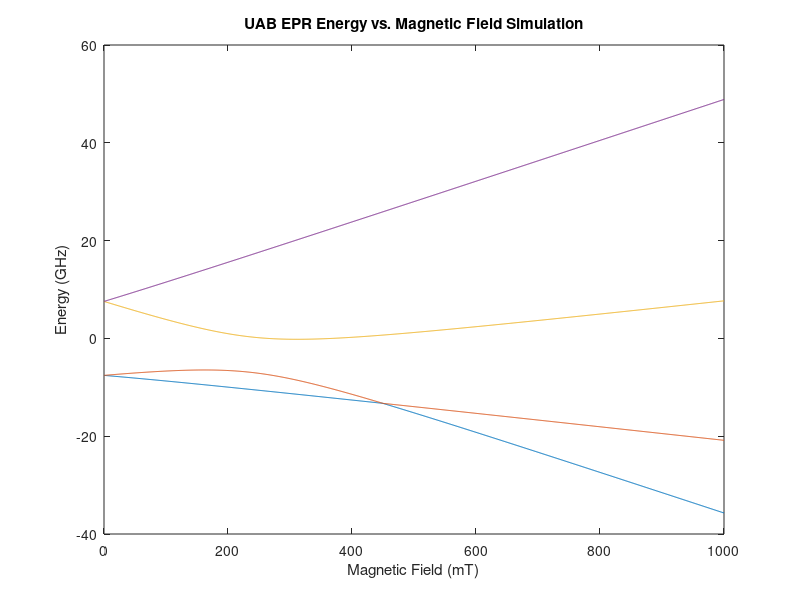

Source code (MATLAB):

%%%%%%%%%%%% IMPORTANT %%%%%%%%%%%%
% The MatLab eig() function returns eigenvalues in ascending order,
% therefore it looks like traces never cross if you zoom in enough. They do
% in fact cross, it just looks like the traces bounce off each other.

clear B_0;
clear g;
clear theta;
clear H;
clear eigenvals;
clear eigenvecs;
clear i;

%%%%%%%%%%%% Diagonalization of Spin Hamiltonian %%%%%%%%%%%%

% Define spin operators

S_z = [3/2 0 0 0;...
       0 1/2 0 0;...
       0 0 -1/2 0;
       0 0 0 -3/2];
       
 
S_x = [0 sqrt(3)/2 0 0;...
       sqrt(3)/2 0 1 0;...
       0 1 0 sqrt(3)/2;...
       0 0 sqrt(3)/2 0];


S_y = [0 sqrt(3)/2i 0 0;...
       -sqrt(3)/2i 0 1/i 0;...
       0 -1/i 0 sqrt(3)/2i;...
       0 0 -sqrt(3)/2i 0];
 
% Spin operators squared
S_xx = S_x * S_x;
S_yy = S_y * S_y;
S_zz = S_z * S_z;
   
% Spin number
s = 3/2;

% Matrix of S^2 eigenvalue
S_sq = s*(s+1) * eye(2*s + 1);

% Assign static magnetic field and constants
B_0 = linspace(0,1000,1001); % static magnetic field in mT
u_0 = 13.996; % Bohr magneton-MHz/mT
g = 2.002319;

for i = 1:length(B_0)
    
    term1 = g*u_0*B_0(i)*S_z;
    term2 = (3*2213)*(S_zz - (1/3)*S_sq); % b20/cm^-1 = 0.2213 (cm^-1*3*10^4 in MHz) 
    term3 = (1/3)*(3*2091)*(S_xx - S_yy); % b22/cm^-1 = 0.2091 Bushcher and Lehmann
    
    H = term1 + term2 + term3;
    
    [V,E] = eig(H,'vector'); % V is matrix of eigenvectors, D is column of eigenvalues
    
    eigenvals(:,i) = E/1000; % each individual E is the ith column in eigenval
    eigenvecs(:,:,i) = V; % each individual V is the ith item in eigenvecs               
    % eigenvecs is not used, but nice to have for reference
    % basis is |s,m>
    
end

% Assemble data
eigenvals_vs_BField_data = [transpose(B_0),transpose(eigenvals)];

% Plot each column of data separately
plot(B_0,eigenvals_vs_BField_data(:,2),B_0,eigenvals_vs_BField_data(:,3),B_0,eigenvals_vs_BField_data(:,4),B_0,eigenvals_vs_BField_data(:,5));

title('UAB EPR Energy vs. Magnetic Field Simulation');
xlabel('Magnetic Field (mT)');
ylabel('Energy (GHz)');